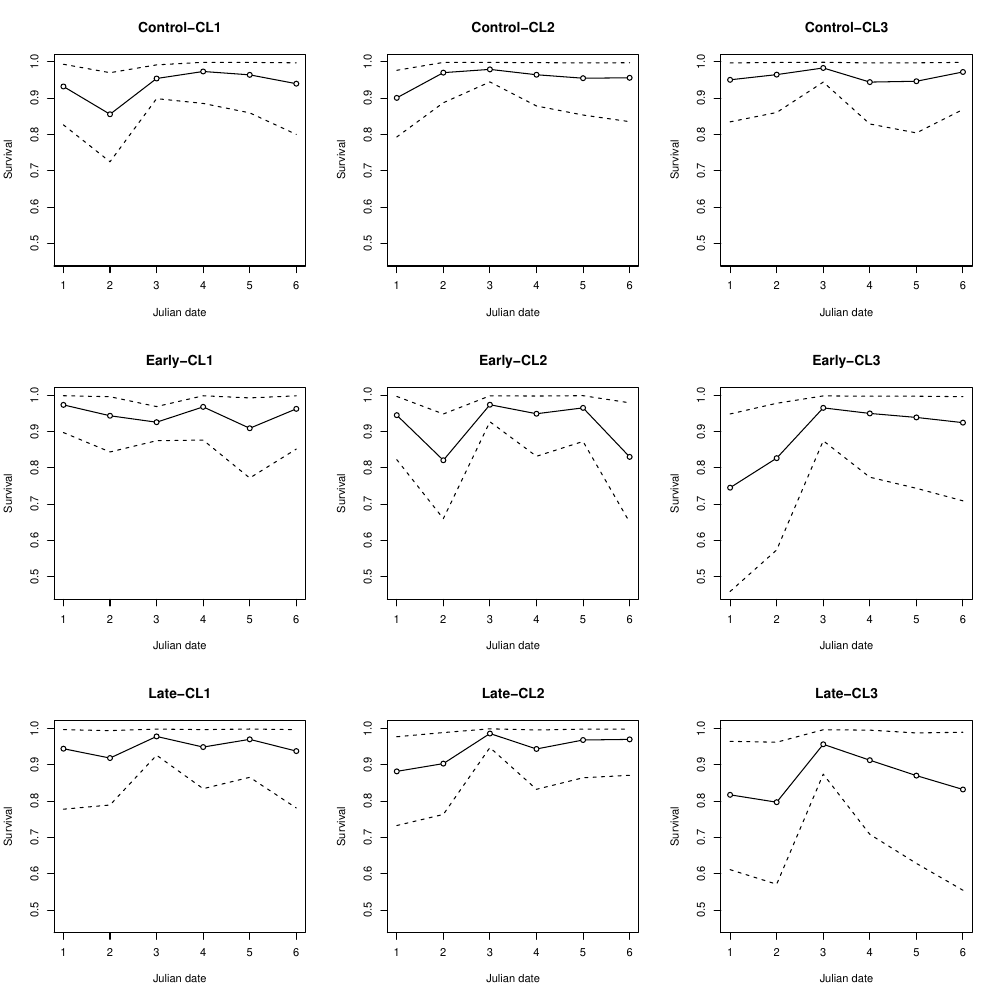

R code for this plot:
# Reset ----
  rm(list=ls(all.names=T))

# Read data ----
  library(stringr)
  dat <- read.csv("Result/re_modelCJS_ver2_2019-11-28.csv")
  
  id <- which(dat$X == "p[1,1]"):which(dat$X == "p[9,6]")
  dat_p <- dat[id,]
  gID <- str_sub(dat_p$X, start = -4, end = -4)
  tID <- str_sub(dat_p$X, start = -2, end = -2)
  dat_p$gID <- gID
  dat_p$tID <- tID
  Gname <- c("Control-CL1", "Control-CL2", "Control-CL3",
             "Early-CL1", "Early-CL2", "Early-CL3",
             "Late-CL1", "Late-CL2", "Late-CL3")
  
  pdf("figure_p.pdf", width = 10, height = 10)
  par(mfrow = c(3,3))
  sapply(1:9, function(x){
    tmp <- dat_p[dat_p$gID == x, c("X2.5.","X50.","X97.5.")]
    matplot(tmp,
            col = "black", pch = 21, bg = "white",
            type = c("l", "o", "l"), lty = c(2,1,2),
            ylim = c(min(dat_p$X2.5.), 1),
            xlab = "Julian date", ylab = "Survival",
            main = Gname[x]) })
  dev.off()